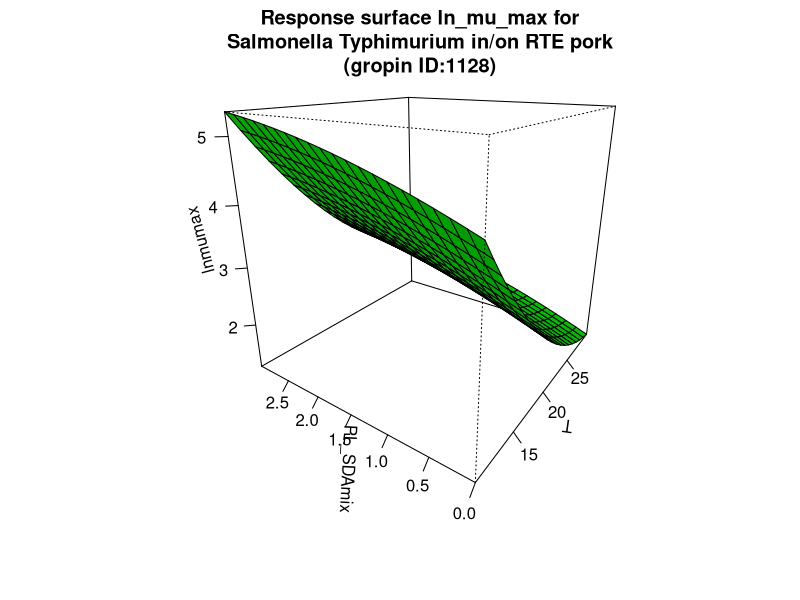

Write the R code that produced this figure.
#############################
# start of Parameter script
#############################
T <- seq(10.01,29.97002997003,length.out=21)
PL_SDAmix <- seq(0,2.997002997003,length.out=21)
#############################
# end of Parameter script
#############################
############################# 
# start of Model script Gropin ID 1128 
#############################
 
# constant coefficients for this model
 
variables <- data.frame(T,PL_SDAmix)
argumentsPar <- unique.data.frame(expand.grid(variables))
 
# heart of the model
response_surface <- function(T,PL_SDAmix) {
   mumax <-7.7668-0.4074*T+0.5026*PL_SDAmix+0.0016*T*PL_SDAmix+0.0063*(T^2)-0.0601*(PL_SDAmix^2)

	return(mumax=mumax)
} 

# output parameters
responseSurface <- cbind(argumentsPar,response_surface(argumentsPar['T'],argumentsPar['PL_SDAmix']))
colnames(responseSurface) <- c(colnames(argumentsPar),'lnmumax')
#############################
# End of Model script
#############################
############################# 
# start of Visualisation script Gropin ID 1128 
#############################
titleText <-'Response surface ln_mu_max for
Salmonella Typhimurium in/on RTE pork
(gropin ID:1128)'
persp(T,PL_SDAmix,matrix(unlist(responseSurface$'lnmumax'),nrow=21),col = 'green',xlab='T',ylab='PL_SDAmix',zlab='lnmumax',main=titleText,theta=305,phi=20,shade=0.25,ticktype = 'detailed')
#############################
# End of Visualisation script
#############################
